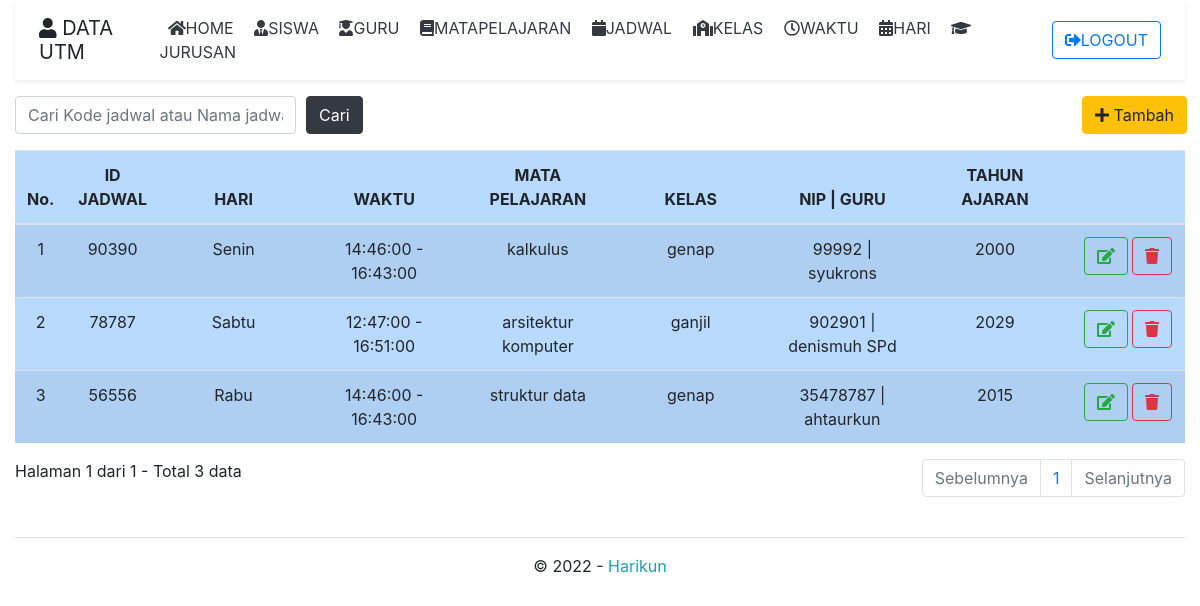
The app's page /index.php?page=jadwal (signed in) with its own data.
### tables this page shows
CREATE TABLE `tbl_jadwal` (
  `id_jadwal` int(10) NOT NULL,
  `id_waktu` int(11) NOT NULL,
  `kode_hari` varchar(15) NOT NULL,
  `kode_mapel` varchar(15) NOT NULL,
  `kode_kelas` varchar(15) NOT NULL,
  `nip` varchar(15) NOT NULL,
  `tahun_ajaran` varchar(15) NOT NULL
);

CREATE TABLE `tbl_hari` (
  `kode_hari` varchar(15) NOT NULL,
  `nama_hari` varchar(15) NOT NULL
);

CREATE TABLE `tbl_waktu` (
  `id_waktu` int(11) NOT NULL,
  `jam_masuk` time NOT NULL,
  `jam_keluar` time NOT NULL
);

CREATE TABLE `tbl_mapel` (
  `kode_mapel` varchar(6) NOT NULL,
  `nama_mapel` varchar(30) NOT NULL,
  `semester` int(11) NOT NULL,
  `kode_jurusan` varchar(20) NOT NULL
);

CREATE TABLE `tbl_kelas` (
  `kode_kelas` varchar(10) NOT NULL,
  `nama_kelas` varchar(20) NOT NULL,
  `tingkat` int(11) NOT NULL,
  `wali_kelas` varchar(20) NOT NULL,
  `semester` int(8) NOT NULL,
  `tahun` varchar(4) NOT NULL
);

CREATE TABLE `tbl_guru` (
  `nip` varchar(10) NOT NULL,
  `nama` varchar(30) NOT NULL,
  `tempat_lahir` varchar(30) NOT NULL,
  `tanggal_lahir` date NOT NULL,
  `jenis_kelamin` enum('laki-laki','perempuan') NOT NULL,
  `agama` varchar(15) NOT NULL,
  `status` enum('menikah','belum menikah') NOT NULL,
  `no_hp` varchar(12) NOT NULL,
  `email` varchar(30) NOT NULL,
  `foto` varchar(100) NOT NULL
);

### jadwal.php (the view, shortened to what this page needs)
<?php
if (isset($_POST['cari'])) {
    $cari = $_POST['cari'];
}
else {
    $cari = "";
}
?>
<div class="row">
    <div class="col-md-12">
        <form class="mr-3" action="index.php" method="post">
            <div class="form-row">
                <div class="col-3">
                    <input type="text" class="form-control" name="cari" placeholder="Cari Kode jadwal atau Nama jadwal" value="<?php echo $cari; ?>">
                </div>
                <div class="col-8">
                    <button type="submit" class="btn btn-dark">Cari</button>
                </div>
                <div class="col-1">
                    <a class="btn btn-warning" href="?page=tambahjw" role="button"><i class="fas fa-plus"></i>
                        Tambah</a>
                </div>
            </div>
        </form>
        <table class="table table-striped table-primary mt-3">
            <thead>
                <tr>
                    <th>No.</th>
                    <th>ID JADWAL</th>
                    <th>HARI</th>
                    <th>WAKTU</th>
                    <th>MATA PELAJARAN</th>
                    <th>KELAS</th>
                    <th>NIP | GURU</th>
                    <th>TAHUN AJARAN</th>
                    <th></th>
                </tr>
            </thead>
            <tbody>
                <?php
                $batas = 5;
                if (isset($cari)) {
                    $query_jumlah = mysqli_query($db, "SELECT count(id_jadwal) as jumlah FROM tbl_jadwal
                WHERE id_jadwal LIKE '%$cari%' OR id_waktu LIKE '%$cari%'")
                        or die('Ada kesalahan pada query jumlah:' . mysqli_error($db));
                }
                else {
                    $query_jumlah = mysqli_query($db, "SELECT count(id_jadwal) as jumlah FROM tbl_jadwal")
                        or die('Ada kesalahan pada query jumlah:' . mysqli_error($db));
                }
                $data_jumlah = mysqli_fetch_assoc($query_jumlah);
                $jumlah = $data_jumlah['jumlah'];
                $halaman = ceil($jumlah / $batas);
                $page = (isset($_GET['hal'])) ? (int)$_GET['hal'] : 1;
                $mulai = ($page - 1) * $batas;
                $no = $mulai + 1;
                if (isset($cari)) {
                    $query = mysqli_query($db, "SELECT * FROM tbl_jadwal tj
                    INNER JOIN tbl_hari th ON tj.kode_hari=th.kode_hari
                    INNER JOIN tbl_waktu tw ON tj.id_waktu=tw.id_waktu
                    INNER JOIN tbl_guru tg ON tj.nip=tg.nip
                    INNER JOIN tbl_mapel tm ON tj.kode_mapel=tm.kode_mapel
                    INNER JOIN tbl_kelas tk ON tj.kode_kelas=tk.kode_kelas
WHERE id_jadwal LIKE '%$cari%' OR id_jadwal LIKE '%$cari%'
ORDER BY id_jadwal DESC LIMIT $mulai, $batas")
                        or die('Ada kesalahan pada query jadwal: ' . mysqli_error($db));
                }
                while ($data = mysqli_fetch_assoc($query)) { ?>
                    <tr class="cap">
                        <td width="30" class="center"><?php echo $no; ?></td>
                        <td width="80" class="center"><?php echo $data['id_jadwal']; ?></td>
                        <td width="160" class="center"><?php echo $data['nama_hari']; ?></td>
                        <td width="160" class="center"><?php echo $data['jam_masuk']." - ".$data['jam_keluar']; ?></td>
                        <td width="160" class="center"><?php echo $data['nama_mapel']; ?></td>
                        <td width="160" class="center"><?php echo $data['nama_kelas']; ?></td>
                        <td width="160" class="center"><?php echo $data['nip']." | ".$data['nama']; ?></td>
                        <td width="160" class="center"><?php echo $data['tahun_ajaran']; ?></td>
                        <td width="120" class="center">
                            <a title="Ubah" class="btn btn-outline-success" href="?page=ubahjw&id_jadwal=<?php echo $data['id_jadwal']; ?>"><i class="fas fa-edit"></i></a>
                            <a title="Hapus" class="btn btn-outline-danger" href="jadwalproseshapus.php?id_jadwal=<?php echo $data['id_jadwal']; ?>" onclick="return confirm('Anda yakin ingin menghapus jadwal <?php echo $data['id_waktu']; ?>?');"><i class="fas fa-trash"></i></a>
                        </td>
                    </tr>
                <?php
                    $no++;
                } ?>
            </tbody>
        </table>
        <?php
        if (empty($_GET['hal'])) {
            $halaman_aktif = '1';
        }
        else {
            $halaman_aktif = $_GET['hal'];
        }
        ?>
        <div class="row">
            <div class="col">
                <a>
                    Halaman <?php echo $halaman_aktif; ?> dari <?php echo $halaman; ?> -
                    Total <?php echo $jumlah; ?> data
                </a>
            </div>
            <div class="col">
                <nav aria-label="Page navigation example">
                    <ul class="pagination justify-content-end">
                        <?php
                        if ($halaman_aktif <= '1') { ?>
                            <li class="page-item disabled"> <span class="page-link">Sebelumnya</span></li>
                        <?php
                        }
                        else { ?>
                            <li class="page-item"><a class="page-link" href="?hal=<?php echo $page - 1 ?>">Sebelumnya</a></li>
                        <?php } ?>
                        <?php
                        for ($x = 1; $x <= $halaman; $x++) { ?>
                            <li class="page-item"><a class="page-link" href="?hal=<?php echo $x ?>"><?php echo $x ?></a></li>
                        <?php } ?>
                        <?php
                        if ($halaman_aktif >= $halaman) { ?>
                            <li class="page-item disabled"> <span class="page-link">Selanjutnya</span></li>
                        <?php
                        }
                        else { ?>
                            <li class="page-item"><a class="page-link" href="?page=jadwal&hal=<?php echo $page + 1 ?>">Selanjutnya</a></li>
                        <?php } ?>
                    </ul>
                </nav>
            </div>
        </div>
    </div>
</div>

### assets/css/style.css (style rules this page uses)
.table thead th { vertical-align: bottom; border-bottom: 2px solid #dee2e6; text-align: center; }
.center { text-align: center; }

### records on screen
tbl_jadwal: id_jadwal "90390", kode_hari.nama_hari "Senin", id_waktu.jam_masuk "14:46:00", id_waktu.jam_keluar "16:43:00", kode_mapel.nama_mapel "kalkulus", kode_kelas.nama_kelas "genap", tbl_guru.nip "99992", tbl_guru.nama "syukrons", tahun_ajaran "2000"
tbl_jadwal: id_jadwal "78787", kode_hari.nama_hari "Sabtu", id_waktu.jam_masuk "12:47:00", id_waktu.jam_keluar "16:51:00", kode_mapel.nama_mapel "arsitektur komputer", kode_kelas.nama_kelas "ganjil", tbl_guru.nip "902901", tbl_guru.nama "denismuh SPd", tahun_ajaran "2029"
tbl_jadwal: id_jadwal "56556", kode_hari.nama_hari "Rabu", id_waktu.jam_masuk "14:46:00", id_waktu.jam_keluar "16:43:00", kode_mapel.nama_mapel "struktur data", kode_kelas.nama_kelas "genap", tbl_guru.nip "35478787", tbl_guru.nama "ahtaurkun", tahun_ajaran "2015"

### other values on screen
$halaman_aktif "1"
$halaman "1"
$jumlah "3"
